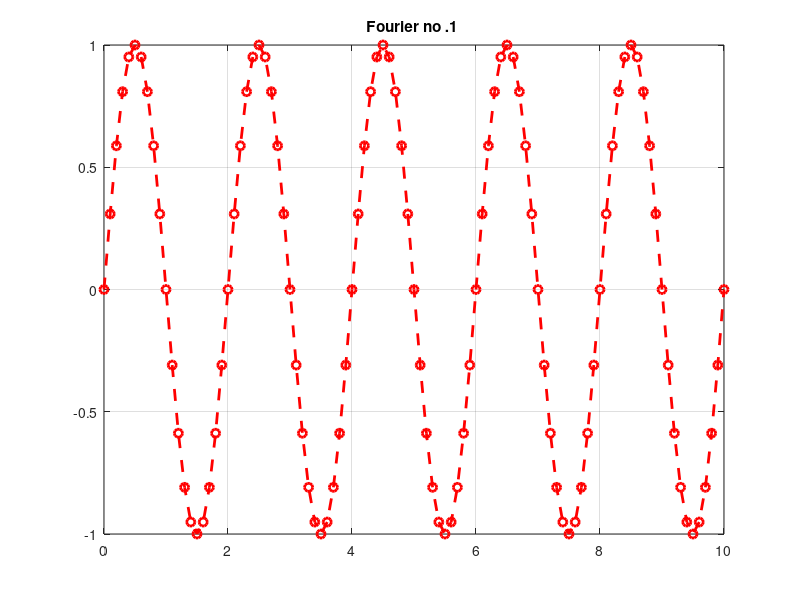
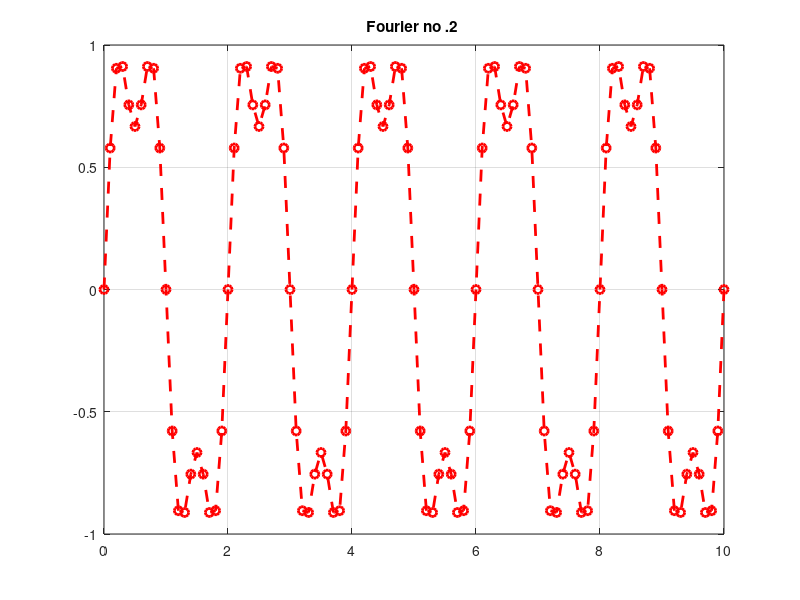
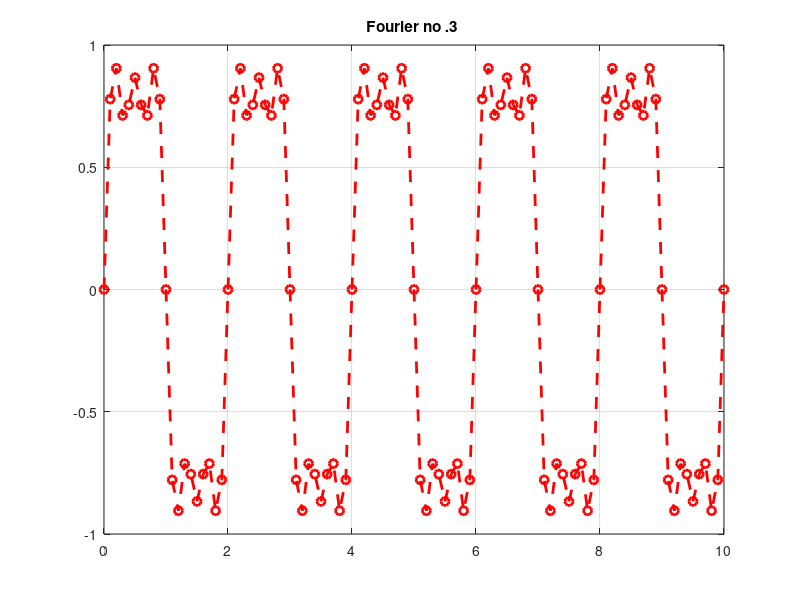
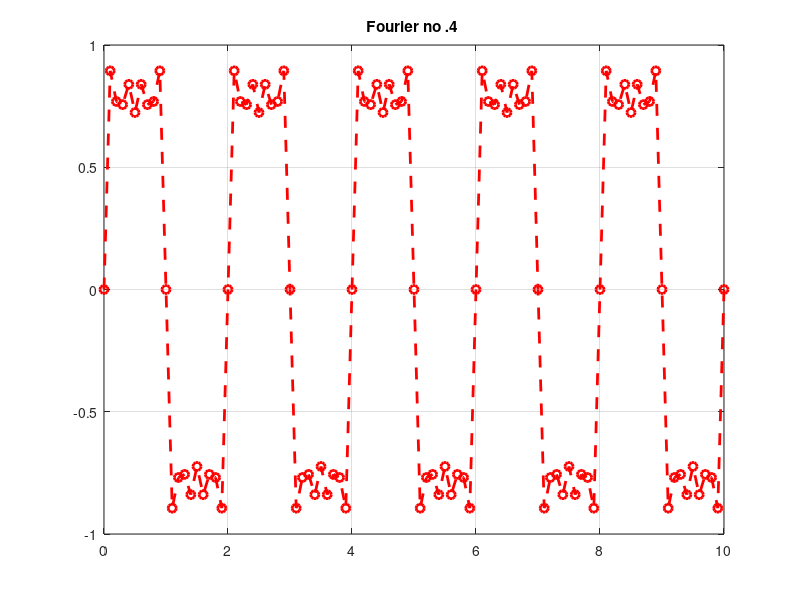

Write the MATLAB code that produced these figures, in order. (Note: this script raises an error after producing the figures.)
t = 0:0.1:10;
f = 0.5;
w=figure;

%%x =  sin(2*pi*f*t);
%%plot(t,x);
x6=zeros(1,length(t));


for v = 1:+1:5
  
x4 = 2*v-1;
x2 = 1/x4;
x3 = sin(2*pi*x4*f*t);
x6 = x6+(x2*x3);
figure;plot(t,x6,'r--o','Linewidth',2);


%%stem(t,x,'ro');
fo='Fourier no .%d ';
grid on;
str=sprintf(fo,v);
title(str);

    



end



%%last part
p = 0.2*randn(size(t));
b = p + x;
plot(t,b);
